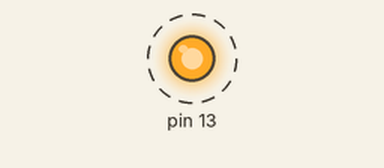
This sketch was run on a simulated Arduino Uno, built with avr-gcc and run on an emulated ATmega328P. Shown: output pins drawn as LEDs (lit = HIGH). Dashed ring = blinking. What the sketch prints to the serial monitor is not drawn.

Above: at 0.5 s.
Timing chart, 0 to 4.6 s (numbered marks = the images above):
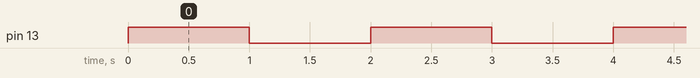

The sketch:

transmitting.ino
```cpp
//transmitting.ino

void setup() {
Serial.begin(9600);

pinMode(13, OUTPUT);
}

void loop() {
digitalWrite(13,HIGH);
transmit();
delay(1000);
digitalWrite(13,LOW);
transmit();
delay(1000);
}

void transmit() {
  Serial.write('a');
  Serial.write('b');
}
```

Measured:
- by itself, pin 13: alternates HIGH for 1.0 s and LOW for 1.0 s
